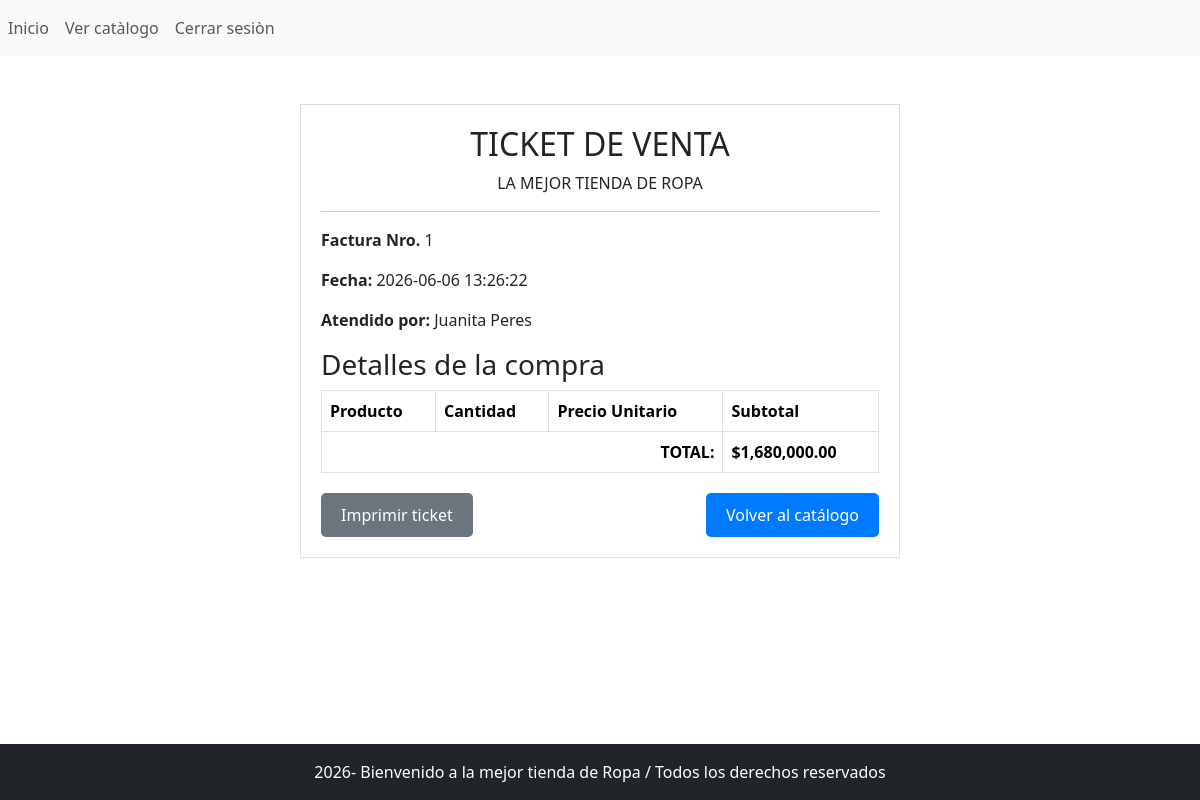
The page /tienda_ropa/vendedor/factura.php?id=1 (signed in) on the database its author committed.
### tables this page shows
CREATE TABLE `ventas` (
  `id` int(11) NOT NULL,
  `fecha` datetime DEFAULT current_timestamp(),
  `total` decimal(10,2) DEFAULT NULL,
  `id_vendedor` int(11) DEFAULT NULL
);

CREATE TABLE `usuarios` (
  `id` int(11) NOT NULL,
  `nombre` varchar(100) DEFAULT NULL,
  `usuario` varchar(50) DEFAULT NULL,
  `password` varchar(255) DEFAULT NULL,
  `rol` enum('admin','empleado') DEFAULT NULL
);

### tienda_ropa/vendedor/factura.php (the view, shortened to what this page needs)
<?php
require '../config/db.php';
$id_venta = $_GET['id'];
$stmt_v = $pdo->prepare("SELECT v.*, u.nombre AS vendedor
                         FROM ventas v
                         JOIN usuarios u ON v.id_vendedor = u.id
                         WHERE v.id = ?");
$stmt_v->execute([$id_venta]);
$venta = $stmt_v->fetch();
include '../templates/header.php';
?>
<div class="mt-5" style="max-width: 600px; margin: 0 auto; border: 1px solid #ddd; padding: 20px; background: #fff;">
  <h2 style="text-align: center;">TICKET DE VENTA</h2>
  <p class="text-center">LA MEJOR TIENDA DE ROPA</p>
  <hr>
  <p><strong>Factura Nro. </strong><?php echo $venta['id']; ?></p>
  <p><strong>Fecha: </strong><?php echo $venta['fecha']; ?></p>
  <p><strong>Atendido por: </strong><?php echo $venta['vendedor']; ?></p>
  <h3>Detalles de la compra</h3>
  <table class="table table-bordered">
      <thead>
          <tr>
              <th>Producto</th>
              <th>Cantidad</th>
              <th>Precio Unitario</th>
              <th>Subtotal</th>
          </thead>
      <tfoot>
          <tr>
              <th colspan="3" class="text-end">TOTAL:</th>
              <th>$<?php echo number_format($venta['total'], 2); ?></th>
          </tr>
      </tfoot>
  </table>
  <div style="display: flex; justify-content: space-between; margin-top: 20px;">
      <a href="javascript:window.print()" style="background: #6c757d; color: white; padding: 10px 20px; text-decoration: none; border-radius: 5px; text-align: center;">Imprimir ticket</a>
      <a href="catalogo.php" style="background: #007bff; color: white; padding: 10px 20px; text-decoration: none; border-radius: 5px; text-align: center;">Volver al catálogo</a>
  </div>
</div>
<?php
include '../templates/footer.php';
?>

### rows shown on the page
ventas: id "1", fecha "2026-06-06 13:26:22", id_vendedor.nombre "Juanita Peres", total "1,680,000.00"
